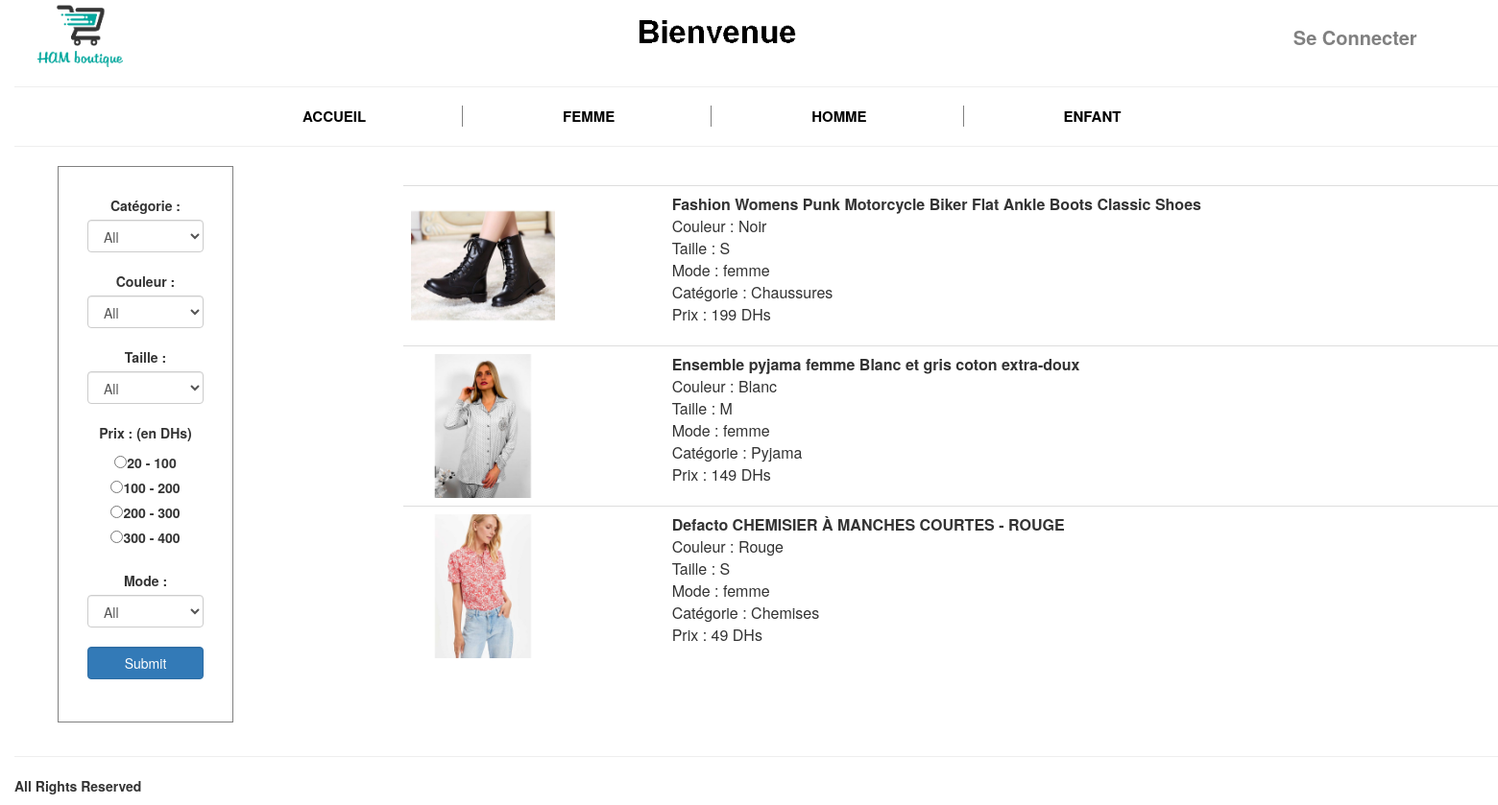
The page /mode.php?mode=1 on the database its author committed.
### tables this page shows
CREATE TABLE `articles` (
  `id` int(11) NOT NULL,
  `title` varchar(255) NOT NULL,
  `img` varchar(255) NOT NULL,
  `prix` decimal(10,0) NOT NULL,
  `couleur` varchar(255) NOT NULL,
  `taille` varchar(1) NOT NULL,
  `mode` varchar(20) NOT NULL,
  `id_categorie` int(11) NOT NULL
);

CREATE TABLE `categories` (
  `id` int(11) NOT NULL,
  `nom` varchar(20) NOT NULL
);

### classes/Client.php (called while the page is built, shortened)
<?php
class Client{
    public static function isconnected(){
        return false;
    }
}
?>

### classes/Article.php (called while the page is built, shortened)
<?php
class Article{
    private $id;
    private $title;
    private $image;
    private $prix;
    private $couleur;
    private $taille;
    private $mode;
    public function Article($title,$image,$prix,$couleur,$taille,$mode){
        $this->title = $title;
        $this->image = $image;
        $this->prix = $prix;
        $this->couleur = $couleur;
        $this->taille = $taille;
        $this->mode = $mode;
    }
    public function setid($id){
        $this->id = $id;
    }
    public function gettitle(){
        return $this->title;
    }
    public function getimage(){
        return $this->image;
    }
    public function getprix(){
        return $this->prix;
    }
    public function getcouleur(){
        return $this->couleur;
    }
    public function gettaille(){
        return $this->taille;
    }
    public function getmode(){
        return $this->mode;
    }
    public function getcategorie(){
        include('connexion/connect.php');
        $cat = $conn->query("select * from categories where id = (select id_categorie from articles where id = $this->id)")->fetch();
        return $cat['nom'];
    }
    public static function articleFemme(){
        include('connexion/connect.php');
        $i = 0;
        $articles = array();
        $result = $conn->query("select * from articles where mode = \"femme\" order by rand() limit 70");
        while($article = $result->fetch()){
            $articles[$i] = new Article($article['title'],$article['img'],$article['prix'],$article['couleur'],$article['taille'],$article['mode']);
             $articles[$i]->setid($article['id']);
            $i = $i + 1;
        }
        return $articles;
    }
}
?>

### show_articles.php (the view, shortened to what this page needs)
<?php foreach($articles as $article){ ?>
                  <tr>
                        <td><img src="images/articles_images/<?php echo $article->getimage(); ?>" width="150px" heghit="150px" /></td>
                        <td><strong><?php echo $article->gettitle(); ?></strong><br>
                            Couleur : <?php echo $article->getcouleur(); ?><br>Taille : <?php echo $article->gettaille(); ?><br>
                            Mode : <?php echo $article->getmode(); ?><br>Catégorie : <?php echo $article->getcategorie(); ?><br>
                            Prix : <?php echo $article->getprix(); ?> DHs
                        </td>
                    </tr>
               <?php } ?>

### mode.php (shortened to what this page needs)
<?php
require('loader.php');
?>
<html>
<head>
    <link rel="stylesheet" type="text/css" href="css/bootstrap.css">
	<link rel="stylesheet" type="text/css" href="css/style.css">
</head>
<body>
	<div class="cg">
		<div class="Container-fluid">
			<?php include('includes/header.php'); ?>
		  <div class="Container-fluid">
              <?php include('includes/menu.php'); ?>
              <center>
              <div style="display:inline;float:right;margin-right:50px;width:1200px;margin-top:20px;">
                  <table class="table table-hover">
                <?php
                    if($_GET['mode']==1) $articles = Article::articleFemme();
                ?>
                <?php include('show_articles.php'); ?>
                </table>
              </div>
                  </center>
		  </div>
		<?php include('includes/footer.php'); ?>
	   </div>
	</div>
</body>
</html>

### includes/header.php (shortened to what this page needs)
<div class="Container-fluid">
				<div style="display: inline;float: left;">
					<span style="margin-right: 450px;"><a href="index.php"><img src="images/logo.png" height="70px" /></a></span>
					<span><img src="images/Bienvenue.gif" height="70px" /></span>
				</div>
			<?php
                if(!Client::isconnected()){ ?>
			<div class="connexion">
				<span style="margin-right: 100px;font-size: 20px;"><a href="login.php"><strong>Se Connecter</strong></a></span>
			</div>
        <?php } ?>
		</div>
		<hr>
		<div class="m">
				<span style="margin-left: 200px;"><a href="index.php">ACCUEIL</a></span>
				<span><a href="mode.php?mode=1">FEMME</a></span>
				<span><a href="mode.php?mode=2">HOMME</a></span>
				<span style="border-right:0px;"><a href="mode.php?mode=3">ENFANT</a></span>
		</div>
		<hr>

### includes/menu.php (shortened to what this page needs)
<div style="display:inline;float:left;border: 1px solid gray;padding:30px;text-align:center;margin-left:30px;" class="form form-group">
                  <form method="post" action="mode.php?mode=4">
                    <label>Catégorie :</label>
                    <select name="categorie" class="form form-control">
                        <option value="0">All</option>
                    </select><br>
                    <label>Couleur :</label>
                      <select name="couleur" class="form form-control">
                        <option value="all">All</option>
                    </select><br>
                      <label>Taille :</label>
                      <select name="taille" class="form form-control">
                        <option value="0">All</option>
                      </select><br>
                      <div class="form">
                        <label>Prix : (en DHs)</label><br>
                        <input type="radio" name="prix" id="0" value="0" checked="checked" hidden/><label for="0"></label><br>
                          <input type="radio" name="prix" id="1" value="1" /><label for="1">20 - 100</label><br>
                          <input type="radio" name="prix" id="2" value="2" /><label for="2">100 - 200</label><br>
                          <input type="radio" name="prix" id="3" value="3" /><label for="3">200 - 300</label><br>
                          <input type="radio" name="prix" id="4" value="4" /><label for="4">300 - 400</label><br>
                      </div><br>
                      <label>Mode :</label>
                      <select name="mode" class="form form-control">
                        <option value="0">All</option>
                      </select><br>
                      <input type="submit" name="sub" class="form form-control btn btn-primary"/>
                  </form>
</div>

### includes/footer.php (shortened to what this page needs)
<div class="footer" style="margin-bottom:50px;">
            <hr>
            <span style="float:left;">All Rights Reserved</span>
</div>

### css/style.css (style rules this page uses)
.cg { width:1700px; }
.m a { color: black; }
.m span { border-right: 1px solid gray; padding-right: 100px; padding-left: 100px; font-size: 15px; font-weight: bold; }
.connexion { display: inline; float: right; margin-top: 25px; }
.connexion a { color: gray; }
.footer { font-weight: bold; }

### rows shown on the page
articles: img (picture), title "Fashion Womens Punk Motorcycle Biker Flat Ankle Boots Classic Shoes", couleur "Noir", taille "S", mode "femme", id_categorie.nom "Chaussures", prix "199"
articles: img (picture), title "Ensemble pyjama femme Blanc et gris coton extra-doux", couleur "Blanc", taille "M", mode "femme", id_categorie.nom "Pyjama", prix "149"
articles: img (picture), title "Defacto CHEMISIER À MANCHES COURTES - ROUGE", couleur "Rouge", taille "S", mode "femme", id_categorie.nom "Chemises", prix "49"
